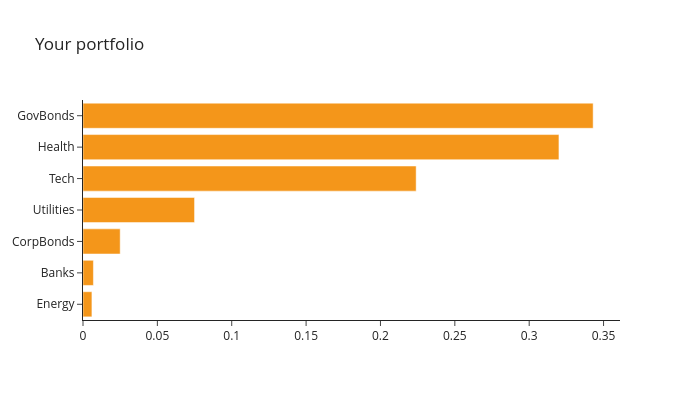

The code cell stored with this chart in its notebook:
### Markdown cell above
**Your turn:** pick a risk level you'd be comfortable with (say 10% volatility). Which λ gets you there, and which funds are in your portfolio? Compare with your neighbor.

### Code cell
lam.setRecords(0.5)      # try your own value
portfolio.solve(solver="CPLEX")
weights = w.records.set_index("s")["level"]
print(f"return {mu @ weights:.1%}, risk {np.sqrt(weights @ cov @ weights):.1%}")
top = weights[weights > 0.005].round(3).sort_values()
fig = go.Figure(go.Bar(x=top.values, y=top.index, orientation="h", marker_color="#F4961A"))
fig.update_layout(title="Your portfolio", template="simple_white", width=700, height=400)
fig.show()

### Figure 1 — Plotly figure (JSON) as saved in the notebook; plotly's stock layout.template omitted (floating-point values rounded to 4 significant figures)
{"data": [{"marker": {"color": "#F4961A"}, "orientation": "h", "type": "bar", "x": [0.006, 0.007, 0.025, 0.075, 0.224, 0.32, 0.343], "y": ["Energy", "Banks", "CorpBonds", "Utilities", "Tech", "Health", "GovBonds"]}], "layout": {"height": 400, "title": {"text": "Your portfolio"}, "width": 700}}
